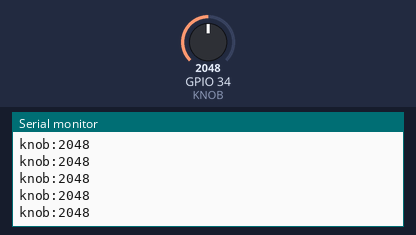
The sketch below on a simulated ESP32. Parts: the last lines printed to the serial monitor. The inputs (shaded band) are chosen by the test bench; at power-on: GPIO 34 (KNOB) = 2048.

Above: at 1.2 s.
1.3 s: GPIO 34 (KNOB) set to 2866
At 1.32 s:
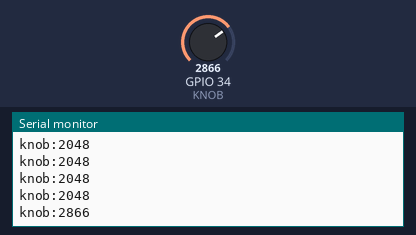
2.8 s: GPIO 34 (KNOB) set to 3603
At 2.83 s:
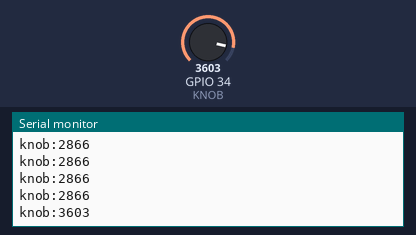
Timing chart, 0 to 5.8 s (numbered marks = the images above; inputs shaded):
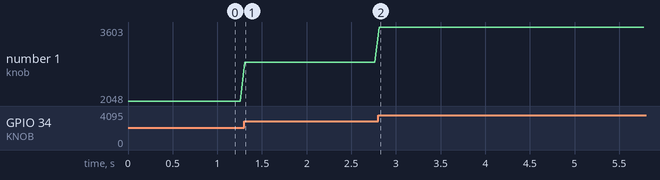

The sketch:

L04_ReadKnob.ino
```cpp
// Lesson 4: Read the knob
// Potentiometer: outer legs to 3V3 and GND, middle leg to pin 34.

const int KNOB = 34;

void setup() {
  Serial.begin(115200);
}

void loop() {
  int value = analogRead(KNOB);
  Serial.print("knob:");
  Serial.println(value);
  delay(50);
}
```

Measured:
- after the input at 1.3 s, the serial monitor: prints a new line at once (image 1)
- after the input at 2.8 s, the serial monitor: prints a new line at once (image 2)
- plotted number 1: 2048 → 2866 after the input at 1.3 s, 2866 → 3603 after the input at 2.8 s
